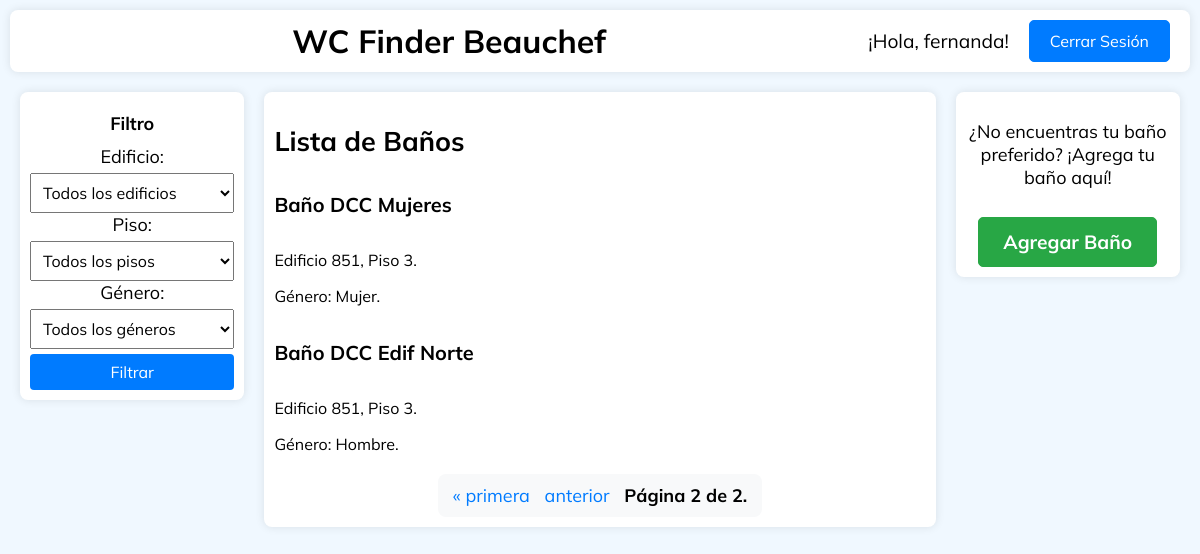
Page /?page=2 (signed in) on the committed database.
### todoapp/models.py (models this page shows, shortened)
class User(AbstractUser):
  pronombres = [('La','La'),('El','El'), ('Le','Le'),('Otro','Otro')]
  pronombre = models.CharField(max_length=5,choices=pronombres)
  apodo = models.CharField(max_length=30)

class Bathroom(models.Model):
    GENDER_CHOICES = [
        ('mujer', 'Mujer'),
        ('hombre', 'Hombre'),
        ('universal', 'Universal'),
    ]
    BUILDS_CHOICES = [
        ('850', '850'),
        ('851', '851'),
    ]
    FLOOR_CHOICES = [
        ('-3', '-3'),
        ('-2', '-2'),
        ('-1', '-1'),
        ('1', '1'),
        ('2', '2'),
        ('3', '3'),
        ('4', '4'),
        ('5', '5'),
        ('6', '6'),
        ('7', '7'),
    ]
    name = models.CharField(max_length=100)
    building = models.CharField(max_length=3, choices=BUILDS_CHOICES)
    floor = models.CharField(max_length=2,choices=FLOOR_CHOICES)
    gender = models.CharField(max_length=10, choices=GENDER_CHOICES)
    description = models.CharField(max_length=300)
    image = models.ImageField(upload_to='bathroom_images/', blank=True, null=True)
    publicar = models.BooleanField(default=False)
    latitude = models.FloatField(null=True, blank=True)
    longitude = models.FloatField(null=True, blank=True)

### todoapp/views.py (the view)
# urls.py: 2. Add a URL to urlpatterns:  path('', views.home, name='home')
def home(request):
    bathrooms = Bathroom.objects.filter(publicar=True)
    buildings = Bathroom.objects.values_list('building', flat=True).distinct()
    floors = Bathroom.objects.values_list('floor', flat=True).distinct().order_by('floor')
    genders = [choice[0] for choice in Bathroom.GENDER_CHOICES]
    building_filter = request.GET.get('building')
    floor_filter = request.GET.get('floor')
    bathroom_filter = request.GET.get('bathroom')
    gender_filter = request.GET.get('gender')
    if building_filter:
        bathrooms = bathrooms.filter(building=building_filter)
    if floor_filter:
        bathrooms = bathrooms.filter(floor=floor_filter)
    if bathroom_filter:
        bathrooms = bathrooms.filter(name=bathroom_filter)
    if gender_filter:
        bathrooms = bathrooms.filter(gender=gender_filter)
    available_bathrooms = bathrooms.values_list('name', flat=True)
    paginator = Paginator(bathrooms, 10)  # 10 baños por página
    page = request.GET.get('page')
    try:
        bathrooms = paginator.page(page)
    except PageNotAnInteger:
        bathrooms = paginator.page(1)
    except EmptyPage:
        bathrooms = paginator.page(paginator.num_pages)
    context = {
        'bathrooms': bathrooms,
        'buildings': buildings,
        'floors': floors,
        'available_bathrooms': available_bathrooms,
        'genders': genders,
        'selected_building': building_filter,
        'selected_floor': floor_filter,
        'selected_bathroom': bathroom_filter,
        'selected_gender': gender_filter,
    }
    if request.is_ajax():
        return render(request, 'todoapp/home.html', context)
    return render(request, 'todoapp/home.html', context)

### todoapp/templates/todoapp/home.html (shortened to what this page needs)
{% extends 'todoapp/navbar.html' %}
{% block extra_css %}
{% load static %}
<link rel="stylesheet" type="text/css" href="{% static 'css/home.css' %}">
{% endblock %}
{% block content %}
    <div class="window-container filter-container">
        <aside class="filter">
            <h4>Filtro</h4>
            <form method="get" id="filterForm">
                <label for="building">Edificio:</label>
                <select name="building" id="building">
                    <option value="">Todos los edificios</option>
                </select>
                <label for="floor">Piso:</label>
                <select name="floor" id="floor">
                    <option value="">Todos los pisos</option>
                </select>
                <label for="gender">Género:</label>
                <select name="gender" id="gender">
                    <option value="">Todos los géneros</option>
                </select>
                <button type="submit">Filtrar</button>
            </form>
        </aside>
    </div>
    <div class="window-container bathroom-list-container">
        <section class="bathroom-list">
            <h2>Lista de Baños</h2>
            <div id="bathroom-list">
                {% for bathroom in bathrooms %}
                <a href="/bathroom/{{ bathroom.id}}" class="card-link">
                    <div class="card-body">
                        <h5 class="card-title">{{ bathroom.name }}</h5>
                        <p class="card-text">Edificio {{ bathroom.building }}, Piso {{ bathroom.floor }}.</p>
                        <p class="card-text">Género: {{ bathroom.get_gender_display }}.</p>
                    </div>
                </a>
                {% endfor %}
                <div class="pagination">
                    <span class="step-links">
                        {% if bathrooms.has_previous %}
                            <a href="?page=1" class="pagination-link" data-page="1">&laquo; primera</a>
                            <a href="?page={{ bathrooms.previous_page_number }}" class="pagination-link" data-page="{{ bathrooms.previous_page_number }}">anterior</a>
                        {% endif %}
                        <span class="current">
                            Página {{ bathrooms.number }} de {{ bathrooms.paginator.num_pages }}.
                        </span>
                    </span>
                </div>
            </div>
        </section>
    </div>
    <div class="window-container add-button-container">
        <aside class="add-button">
            {% if request.user.is_authenticated %}
                <p class="add-button-text">¿No encuentras tu baño preferido? ¡Agrega tu baño aquí!</p>
                <a class="btn btn-primary btn-block" href="/add_bathroom">Agregar Baño</a>
            {% else %}
                <p>Por favor, inicia sesión o regístrate para agregar baños.</p>
                <a class="btn btn-primary btn-block login-btn" href="/login">Iniciar sesión</a>
                <a class="btn btn-primary btn-block register-btn" href="/register">Registrarme</a>
            {% endif %}
        </aside>
    </div>
{% endblock %}

### todoapp/templates/todoapp/navbar.html (shortened to what this page needs)
{% load static %}
<!DOCTYPE html>
<html lang="es">
<head>
    {% block extra_css %}{% endblock %}
</head>
<body>
    <header class="window-container navbar">
        <div class="navbar-brand">
            <a href="{% url 'home' %}" class="card-link">
                <span class="app-title">WC Finder Beauchef</span>
            </a>
        </div>
        <div class="user-info">
            {% if user.is_authenticated %}
                <span class="username">¡Hola, {{ user.username }}!</span>
                <a href="{% url 'logout' %}" class="logout-btn">Cerrar Sesión</a>
            {% else %}
                <a href="{% url 'login' %}" class="logout-btn login-btn">Iniciar Sesión</a>
                <a href="{% url 'register_user' %}" class="logout-btn register-btn">Registrarse</a>
            {% endif %}
        </div>
    </header>
    <main class="container">
      {% block content %}
      {% endblock %}
    </main>
</body>
</html>

### todoapp/static/css/home.css (style rules this page uses)
:root { --font-main: 'Mulish', sans-serif; --color-primary: #007bff; --color-primary-dark: #0056b3; --color-success: #28a745; --color-success-dark: #218838; --color-border: #ccc; --color-bg: #ffffff; --color-shadow: rgba(0, 0, 0, 0.1); --color-bg-light-gray: #f8f9fa; --color-aliceblue: #f0f8ff; }
body { font-family: var(--font-main); background-color: var(--color-aliceblue); margin: 0; padding: 0; font-size: 18px; }
.window-container { background-color: white; color: black; padding: 10px 20px; border-radius: 8px; box-shadow: 0px 0px 10px var(--color-shadow); margin: 10px; }
.navbar { background-color: white; color: black; padding: 10px 20px; display: flex; justify-content: space-between; align-items: center; border-radius: 8px; box-shadow: 0px 0px 10px var(--color-shadow); margin: 10px; }
.navbar-brand { font-size: 2rem; font-weight: bold; margin: 0; text-align: center; flex: 1; }
.user-info { display: flex; gap: 10px; align-items: center; }
.username { margin-right: 10px; font-size: 1.2rem; }
.logout-btn { color: white; text-decoration: none; padding: 10px 20px; font-size: 1rem; background-color: var(--color-primary); border: 1px solid var(--color-primary); border-radius: 5px; transition: background-color 0.3s ease, border-color 0.3s ease; }
.container { display: flex; justify-content: space-between; margin: 10px; align-items: flex-start; }
.filter-container { flex: 1 1 20%; padding: 10px; box-sizing: border-box; display: flex; flex-direction: column; align-items: center; text-align: center; }
.filter { display: flex; flex-direction: column; align-items: center; }
.filter h4 { margin: 0; padding: 10px; }
.filter select, .filter button { width: 100%; padding: 8px; margin-top: 5px; font-size: 16px; font-family: inherit; }
.filter button { background-color: #007bff; color: white; border: none; border-radius: 4px; cursor: pointer; }
.bathroom-list-container { flex: 1 1 60%; padding: 10px; box-sizing: border-box; }
.card-title { font-size: 20px; }
.card-text { font-size: 16px; }
.card-link { text-decoration: none; color: inherit; display: block; }
.add-button-container { flex: 1 1 20%; padding: 10px; box-sizing: border-box; }
.add-button { display: flex; flex-direction: column; align-items: center; text-align: center; text-decoration: none; }
.add-button .btn { background-color: var(--color-success); border: 1px solid var(--color-success); color: white; padding: 12px 24px; font-size: 1.2rem; border-radius: 5px; text-align: center; display: block; margin-top: 10px; font-weight: bold; transition: background-color 0.3s ease, border-color 0.3s ease; text-decoration: none; }
.pagination { text-align: center; margin-top: 20px; }
.pagination .step-links { display: inline-block; padding: 10px; border-radius: 8px; background-color: var(--color-bg-light-gray); }
.pagination a { color: var(--color-primary); text-decoration: none; margin: 0 5px; }
.pagination .current { font-weight: bold; margin: 0 5px; }
.navbar-brand .app-title { color: black; text-decoration: none; font-size: 2rem; font-weight: bold; }

### rows in the picture
User: username "fernanda"
Bathroom: name "Baño DCC Mujeres", building "851", floor "3", gender "Mujer"
Bathroom: name "Baño DCC Edif Norte", building "851", floor "3", gender "Hombre"

### other values in the picture
{{ bathrooms.number }} "2"
{{ bathrooms.paginator.num_pages }} "2"
